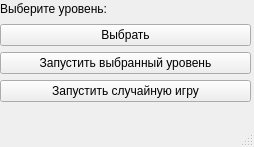
<?xml version="1.0" encoding="UTF-8"?>
<ui version="4.0">
 <class>MainWindow</class>
 <widget class="QMainWindow" name="MainWindow">
  <property name="geometry">
   <rect>
    <x>0</x>
    <y>0</y>
    <width>254</width>
    <height>147</height>
   </rect>
  </property>
  <property name="windowTitle">
   <string>Game</string>
  </property>
  <widget class="QWidget" name="centralwidget">
   <widget class="QWidget" name="gridLayoutWidget">
    <property name="geometry">
     <rect>
      <x>0</x>
      <y>0</y>
      <width>251</width>
      <height>102</height>
     </rect>
    </property>
    <layout class="QGridLayout" name="gridLayout">
     <item row="1" column="0">
      <widget class="QPushButton" name="coos_btn">
       <property name="text">
        <string>Выбрать</string>
       </property>
      </widget>
     </item>
     <item row="2" column="0">
      <widget class="QPushButton" name="start_btn">
       <property name="text">
        <string>Запустить выбранный уровень</string>
       </property>
      </widget>
     </item>
     <item row="0" column="0">
      <widget class="QLabel" name="level_btn">
       <property name="text">
        <string>Выберите уровень:</string>
       </property>
      </widget>
     </item>
     <item row="3" column="0">
      <widget class="QPushButton" name="shub_btn">
       <property name="text">
        <string>Запустить случайную игру</string>
       </property>
      </widget>
     </item>
    </layout>
   </widget>
  </widget>
  <widget class="QMenuBar" name="menubar">
   <property name="geometry">
    <rect>
     <x>0</x>
     <y>0</y>
     <width>254</width>
     <height>21</height>
    </rect>
   </property>
  </widget>
  <widget class="QStatusBar" name="statusbar"/>
 </widget>
 <resources/>
 <connections/>
</ui>
